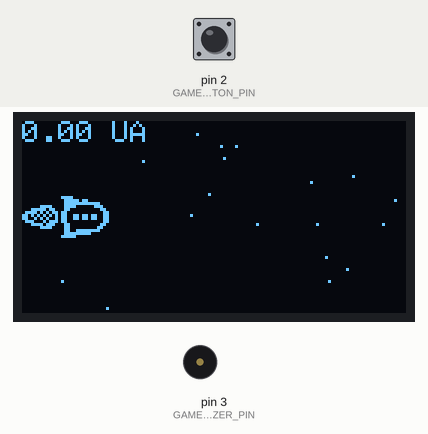
A program run on a simulated Arduino Uno, built with avr-gcc and run on an emulated ATmega328P. On the bench: 128×64 one-colour display, buzzer (waves = sounding). The inputs (shaded band) are chosen by the test bench; at power-on: pin 2 (GAME_FIRE_BUTTON_PIN) HIGH. Random numbers use the default seed unless the program sets one.

Above: at 1.57 s.
1.6 s: pin 2 (GAME_FIRE_BUTTON_PIN) pulled LOW for 0.15 s
At 1.79 s:
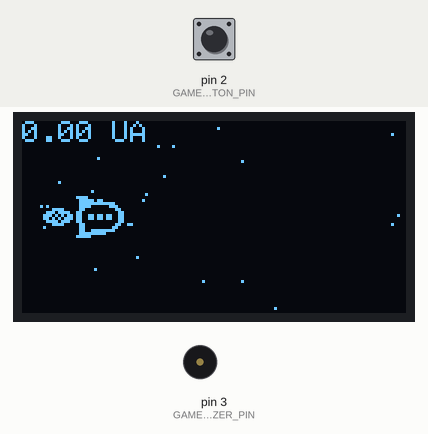
3.2 s: pin 2 (GAME_FIRE_BUTTON_PIN) pulled LOW for 1 s
At 3.39 s:
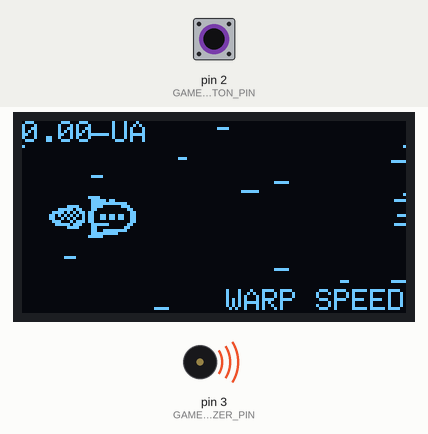
5.7 s: pin 2 (GAME_FIRE_BUTTON_PIN) pulled LOW for 0.15 s
At 5.85 s:
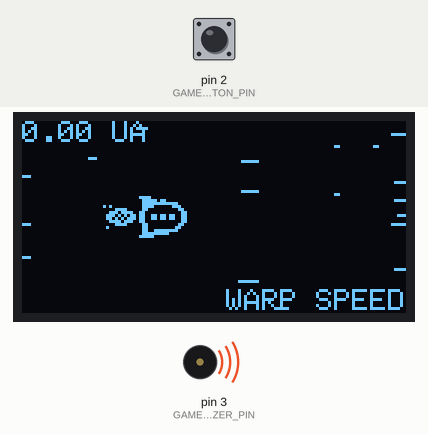
7.3 s: pin 2 (GAME_FIRE_BUTTON_PIN) pulled LOW for 1 s
At 7.45 s:
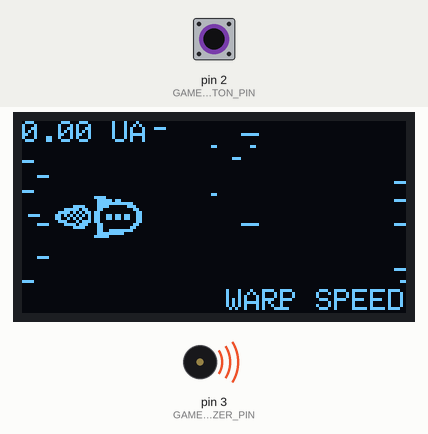
Timing chart, 0 to 10.3 s (numbered marks = the images above; inputs shaded):
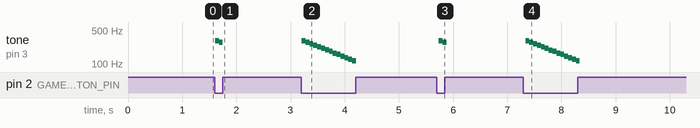

The program:

main.cpp
```cpp
#include <SPI.h>
#include <Wire.h>
#include <Adafruit_GFX.h>
#include <Adafruit_SSD1306.h>
#include "game.h"

Game::Display display;

void setup() {
  Game::Scene::change(new Game::LogoScene());

  Serial.begin(9600);

  if(!display.begin(SSD1306_SWITCHCAPVCC, 0x3C)) {
    Serial.println(F("SSD1306 allocation failed"));
    for(;;);
  }

  pinMode(GAME_UP_BUTTON_PIN, INPUT_PULLUP);
  pinMode(GAME_DOWN_BUTTON_PIN, INPUT_PULLUP);
  pinMode(GAME_FIRE_BUTTON_PIN, INPUT_PULLUP);
  pinMode(GAME_BUZZER_PIN, OUTPUT);
}

void loop() {
  Game::Scene::current()->update(display);

  display.clearDisplay();
  Game::Scene::current()->render(display);
  display.display();

  delay(1000 / 24);
}
```

game.cpp
```cpp
#include <Adafruit_SSD1306.h>
#include <Wire.h>
#include "game.h"

#define DISPLAY_WIDTH 128
#define DISPLAY_HEIGHT 64
#define OLED_RESET_PIN -1

Game::Display::Display() : Adafruit_SSD1306(DISPLAY_WIDTH, DISPLAY_HEIGHT, &Wire, OLED_RESET_PIN)
{
}

Game::Scene *currentScene = nullptr;

Game::Scene::~Scene() {}

void Game::Scene::change(Game::Scene *scene)
{
  if (currentScene != nullptr)
  {
    delete currentScene;
  }

  currentScene = scene;
}

Game::Scene *Game::Scene::current() {
  return currentScene;
}
```

game.h
```cpp
#pragma once

#include <Adafruit_SSD1306.h>

#define GAME_UP_BUTTON_PIN 0
#define GAME_DOWN_BUTTON_PIN 1
#define GAME_FIRE_BUTTON_PIN 2
#define GAME_BUZZER_PIN 3

namespace Game {
  class Display: public Adafruit_SSD1306 {
    public:
      Display();
  };

  class Scene {
    public:
      virtual ~Scene();
      virtual void update(Display& display) = 0;
      virtual void render(Display& display) = 0;
      static void change(Scene *scene);
      static Scene *current();
  };

  class LogoScene: public Game::Scene {
    public:
      virtual void update(Display& display);
      virtual void render(Display& display);
  };

  class GameScene: public Game::Scene {
    public:
      GameScene();
      virtual void update(Display& display);
      virtual void render(Display& display);
    private:
      int rocketX;
      int rocketY;
      bool warpSpeed;
      long warpSpeedStartTime;
      static const int STAR_COUNT = 20;
      int starX[STAR_COUNT];
      int starY[STAR_COUNT];
      int starSpeed[STAR_COUNT];
      float distance;
      void drawRocket(Game::Display& display, int x, int y);
      void drawStars(Game::Display& display);
  };
}
```

game.cpp
```cpp
#include "../game.h"

#define ROCKET_FLAMES_WIDTH 12
#define ROCKET_FLAMES_HEIGHT 10
#define ROCKET_WIDTH 16
#define ROCKET_HEIGHT 16
#define WARP_SPEED_FACTOR 1.5
#define SUB_WARP_SPEED_FACTOR 0.5
#define ROCKET_DX 2

Game::GameScene::GameScene() : Game::Scene(),
  rocketX(0), rocketY(0),
  warpSpeed(false), warpSpeedStartTime(-1),
  starX{-1, -1, -1, -1, -1, -1, -1, -1, -1, -1, -1, -1, -1, -1, -1, -1, -1, -1, -1, -1},
  starY{-1, -1, -1, -1, -1, -1, -1, -1, -1, -1, -1, -1, -1, -1, -1, -1, -1, -1, -1, -1},
  starSpeed{-1, -1, -1, -1, -1, -1, -1, -1, -1, -1, -1, -1, -1, -1, -1, -1, -1, -1, -1, -1},
  distance(0.0f)
{
}

inline int maxDisplacement(Game::Display &display)
{
  return (display.height() - ROCKET_HEIGHT) / 2;
}

inline int wrapSpeedBuzzerFrequency(long warpSpeedStartTime)
{
  return max(300 * exp(-1.0 * (millis() - warpSpeedStartTime) / 1000.0), 100);
}

void Game::GameScene::update(Game::Display &display)
{
  bool upPressed = digitalRead(GAME_UP_BUTTON_PIN) == LOW;
  bool downPressed = digitalRead(GAME_DOWN_BUTTON_PIN) == LOW;
  bool firePressed = digitalRead(GAME_FIRE_BUTTON_PIN) == LOW;

  if (upPressed && rocketY < maxDisplacement(display))
  {
    rocketY++;
  }

  if (downPressed && rocketY > -maxDisplacement(display))
  {
    rocketY--;
  }

  warpSpeed = firePressed;

  if (!warpSpeed) {
    warpSpeedStartTime = -1;
    rocketX = max(0, rocketX - SUB_WARP_SPEED_FACTOR * ROCKET_DX);
    noTone(GAME_BUZZER_PIN);
    return;
  }

  rocketX = min(rocketX + WARP_SPEED_FACTOR * ROCKET_DX, (display.width() - (ROCKET_FLAMES_WIDTH + 1 + ROCKET_WIDTH)) / 2);

  if (warpSpeedStartTime == -1) {
    warpSpeedStartTime = millis();
  }

  tone(GAME_BUZZER_PIN, wrapSpeedBuzzerFrequency(warpSpeedStartTime));
}

// 'rocket.png', 16x16px
const uint8_t rocketBitmap[] PROGMEM = {
    0x00, 0x00, 0xf0, 0x00, 0x7d, 0x80, 0x7f, 0xf8, 0x78, 0x1c, 0x60, 0x06, 0xc0, 0x03, 0xcd, 0xb3,
    0xcd, 0xb3, 0xc0, 0x03, 0x60, 0x06, 0x60, 0x0c, 0x67, 0xf8, 0x7f, 0xc0, 0xf8, 0x00, 0x00, 0x00};

// 'rocket_flames.png', 12x20px
const uint8_t rocketFlamesBitmap[] PROGMEM = {
    0x00, 0x00, 0x03, 0xc0, 0x1f, 0x60, 0x7a, 0xb0, 0xd5, 0x50, 0xca, 0x90, 0x71, 0x70, 0x1e, 0xe0,
    0x03, 0xc0, 0x00, 0x00, 0x00, 0x00, 0x50, 0x00, 0x07, 0x80, 0x1d, 0xe0, 0x3a, 0xb0, 0x35, 0x70,
    0x1e, 0xe0, 0x07, 0x80, 0x20, 0x00, 0x00, 0x00};

void Game::GameScene::drawRocket(Game::Display &display, int x, int y)
{
  static uint8_t flameFrame = 0;
  const uint8_t *flameBitmap = flameFrame % 2 == 0 ? rocketFlamesBitmap : (rocketFlamesBitmap + 20);

  display.drawBitmap(x + ROCKET_FLAMES_WIDTH + 1, y, rocketBitmap, ROCKET_WIDTH, ROCKET_HEIGHT, WHITE);
  display.drawBitmap(x, y + (ROCKET_HEIGHT - ROCKET_FLAMES_HEIGHT) / 2, flameBitmap, ROCKET_FLAMES_WIDTH, ROCKET_FLAMES_HEIGHT, WHITE);

  flameFrame++;
}

void Game::GameScene::drawStars(Game::Display &display)
{
  for (int i = 0; i < Game::GameScene::STAR_COUNT; ++i) {
    if (starX[i] == -1 || starY[i] == -1 || starSpeed[i] == -1) {
      starX[i] = random(display.width());
      starY[i] = random(display.height());
      starSpeed[i] = random(5) + 1;
    }

    starX[i] -= (warpSpeed ? 10 : 1) * starSpeed[i];
    if (starX[i] < 0) {
      starX[i] = display.width();
    }

    if (warpSpeed) {
      display.drawLine(starX[i], starY[i], starX[i] - starSpeed[i], starY[i], WHITE);
    } else {
      display.drawPixel(starX[i], starY[i], WHITE);
    }
  }
}

#define SPEED_OF_LIGHT 299792458L
#define ASTRONOMICAL_UNIT 149597870700L

void Game::GameScene::render(Game::Display &display)
{
  drawStars(display);
  drawRocket(display, rocketX, maxDisplacement(display) - rocketY);

  display.setTextSize(1);
  display.setTextColor(WHITE);

  if (warpSpeed) {
    auto text = F("WARP SPEED");
    int16_t textX, textY;
    uint16_t textWidth, textHeight;
    display.getTextBounds(text, 0, 0, &textX, &textY, &textWidth, &textHeight);
    display.setCursor(display.width() - textWidth, display.height() - textHeight);
    display.print(text);
  }

  float speed = SPEED_OF_LIGHT * (warpSpeed ? 1 : 0.5);
  distance += speed * (1.0 / 24);
  float score = distance / ASTRONOMICAL_UNIT;

  display.setCursor(0, 0);
  display.print(String(score, 2) + " UA");
}
```

Source omitted: logo.cpp (data table, 6921 bytes)

Measured:
- after the input at 1.6 s, tone on pin 3 (GAME_BUZZER_PIN): silent → 300 Hz at once, → 279 Hz 0.07 s later, → silent 0.07 s later
- after the input at 3.2 s, tone on pin 3 (GAME_BUZZER_PIN): plays 300 Hz for 0.07 s, 279 Hz for 0.07 s, 260 Hz for 0.07 s, 241 Hz for 0.07 s, 225 Hz for 0.07 s, 209 Hz for 0.07 s … (14 notes in this stretch), starting at once
- after the input at 5.7 s, tone on pin 3 (GAME_BUZZER_PIN): silent → 299 Hz at once, → 278 Hz 0.07 s later, → silent 0.07 s later
- after the input at 7.3 s, tone on pin 3 (GAME_BUZZER_PIN): plays 299 Hz for 0.07 s, 278 Hz for 0.07 s, 259 Hz for 0.07 s, 241 Hz for 0.07 s, 224 Hz for 0.07 s, 209 Hz for 0.07 s … (14 notes in this stretch), starting at once
